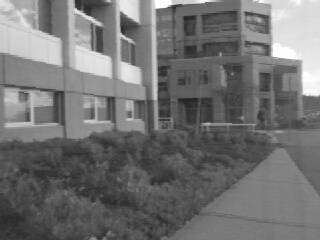
#> input picture triclopsi2l.jpg, 320 x 240 px
$ python NCC.py   (older library calls are emulated)
#> lines starting #> are read from the running program, lines starting #| are printed output that depends on the picture
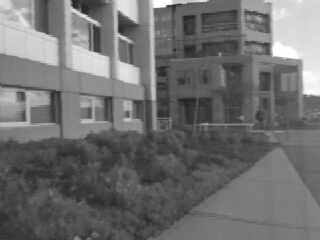
#> input picture triclopsi2r.jpg, 320 x 240 px
import os
import stereo
import scipy.misc
from PIL import Image
from pylab import *
from scipy.ndimage import *

result_dir = "./results"

def NCC(im_l, im_r, start, steps, wid):
    # calculating disparity images using Normalized cross-correlation.
#> called with start = 0, steps = 20, wid = 27
    m, n = im_l.shape
#> m = 240; n = 320
    # arrays holding different summation values
    mean_l = zeros((m, n))
    mean_r = zeros((m, n))
    s = zeros((m, n))
    s_l = zeros((m, n))
    s_r = zeros((m, n))
    # holds an array of depth planes
    dmaps = zeros((m, n, steps))
    # calculate the average of the image blocks
    uniform_filter(im_l, wid, mean_l)
    uniform_filter(im_r, wid, mean_r)
    # normalize image
    norm_l = im_l - mean_l
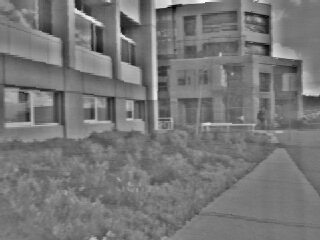
#> norm_l: shape (240, 320) float64; min -104.2, max 119.1, mean 0; drawn with min black and max white
    norm_r = im_r - mean_r
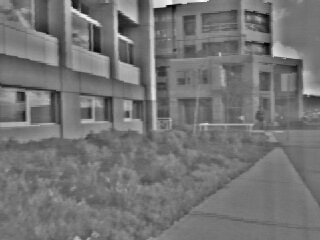
#> norm_r: shape (240, 320) float64; min -98.89, max 117.4, mean 0; drawn with min black and max white
    # try different parallax
    for displ in range(steps):
        # move the left image to the right and calculate the sum
        uniform_filter(roll(norm_l, -displ - start) * norm_r, wid, s)  # and normalization
        uniform_filter(roll(norm_l, -displ - start) * roll(norm_l, -displ - start), wid, s_l)
        uniform_filter(norm_r * norm_r, wid, s_r)  # and inverse normalization
        # save the ncc score
        dmaps[:, :, displ] = s / sqrt(s_l * s_r)
    # select the best depth for each pixel
    return argmax(dmaps, axis=2)
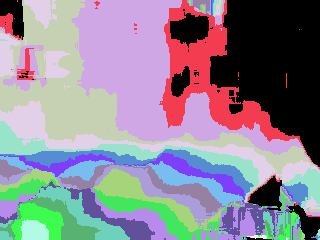
#> returned value: shape (240, 320) int64; 20 distinct labels, from 0 to 19; one colour per label, 0 black

if __name__ == '__main__':

    imgL_path = "triclopsi2l.jpg"
    imgR_path = "triclopsi2r.jpg"
    # imgL_path = "corridorl.jpg"
    # imgR_path = "corridorr.jpg"


    result_name = "triclopsi2"
    # result_name = "corridor"

    im_l = array(Image.open(imgL_path).convert('L'), 'f')
    im_r = array(Image.open(imgR_path).convert('L'), 'f')

    # start offset and set the step
    steps = 20
    start = 0

    # ncc width
    wid = 27

    res = NCC(im_l, im_r, start, steps, wid)

    imsave(os.path.join(result_dir, "NCC_" + result_name + "_patch_" + str(wid) + "_range_" + str(steps) + ".jpg"), res, cmap='gray')
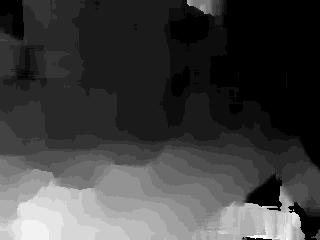
#> saved as NCC_triclopsi2_patch_27_range_20.jpg: shape (240, 320, 3); min 0, max 255, mean 63.9
